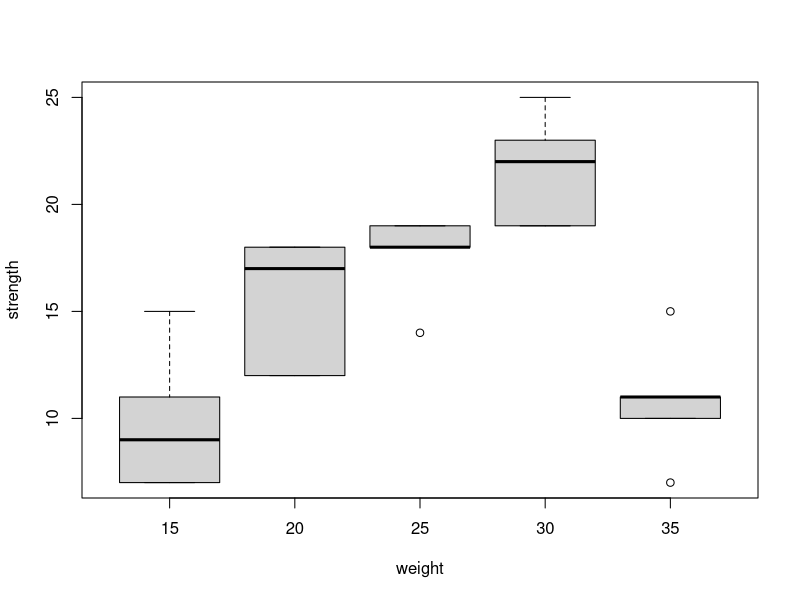
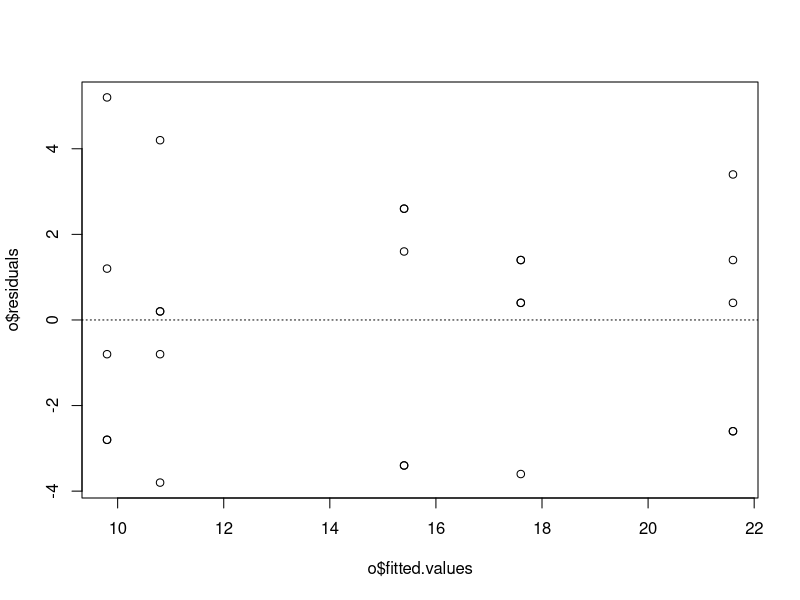
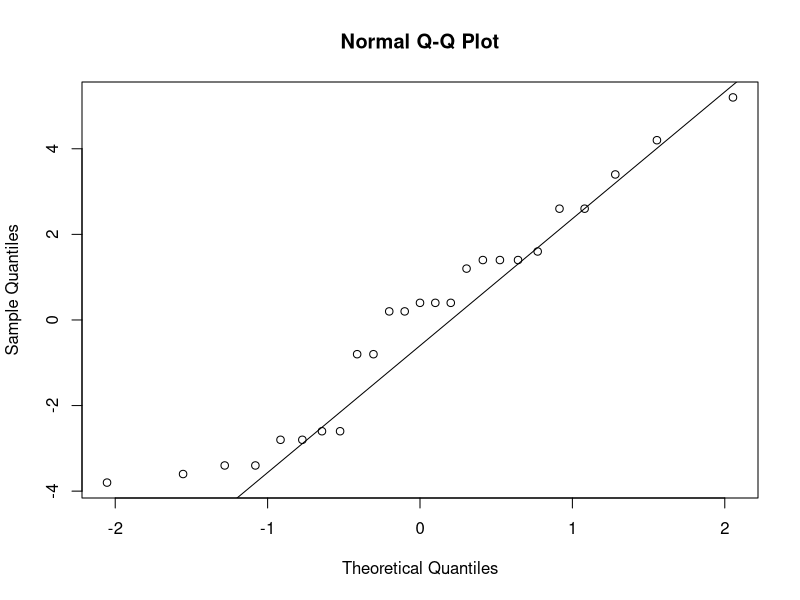

These charts were generated, in order, by the following R code:

## ST512 -- Lab 06
## Author: Prof Ryan Martin (www4.stat.ncsu.edu/~rmartin)

cotton <- read.table(file="512lab06.txt", header=TRUE)

# Part 1

boxplot(strength ~ weight, data=cotton)

# Part 4

wt <- factor(cotton$weight)
strength <- cotton$strength
o <- lm(strength ~ wt)

plot(o$fitted.values, o$residuals); abline(h=0, lty=3)
qqnorm(o$residuals); qqline(o$residuals)

# Part 5

o.sum <- summary(o)
print(o.sum)
anova(o)

# Part 6(b)

w.b <- c(0, 1, 0, -1, 0)
theta.hat <- sum(w.b * as.numeric(tapply(strength, wt, mean)))
r <- as.numeric(tapply(strength, wt, length))
SS.wb <- theta.hat**2 / sum(w.b**2 / r)
F.statb <- SS.wb / o.sum$sigma**2
df1 <- 1
df2 <- length(strength) - length(levels(wt))
pval.b <- 1 - pf(F.statb, df1, df2)
print(pval.b)

# Part 6(c)

w.c <- c(-0.5, 1, 0, 0, -0.5)
theta.hat <- sum(w.c * as.numeric(tapply(strength, wt, mean)))
r <- as.numeric(tapply(strength, wt, length))
SS.wc <- theta.hat**2 / sum(w.c**2 / r)
F.statc <- SS.wc / o.sum$sigma**2
df1 <- 1
df2 <- length(strength) - length(levels(wt))
pval.c <- 1 - pf(F.statc, df1, df2)
print(pval.c)
